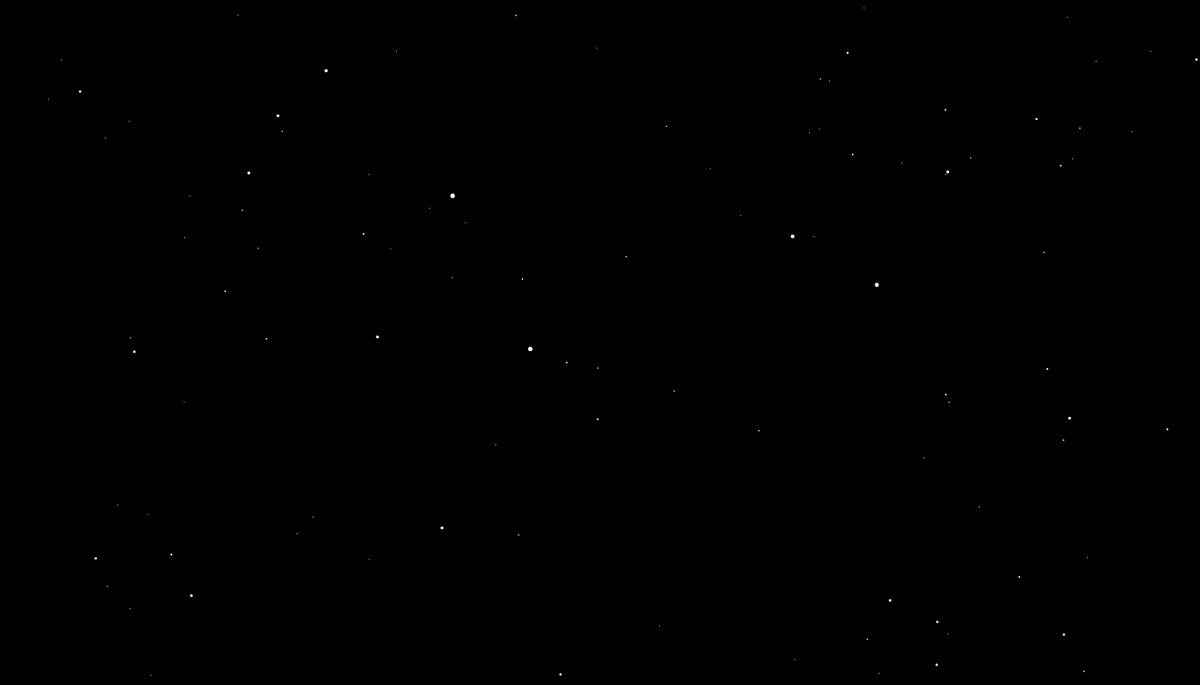
Frame 1 (no input)
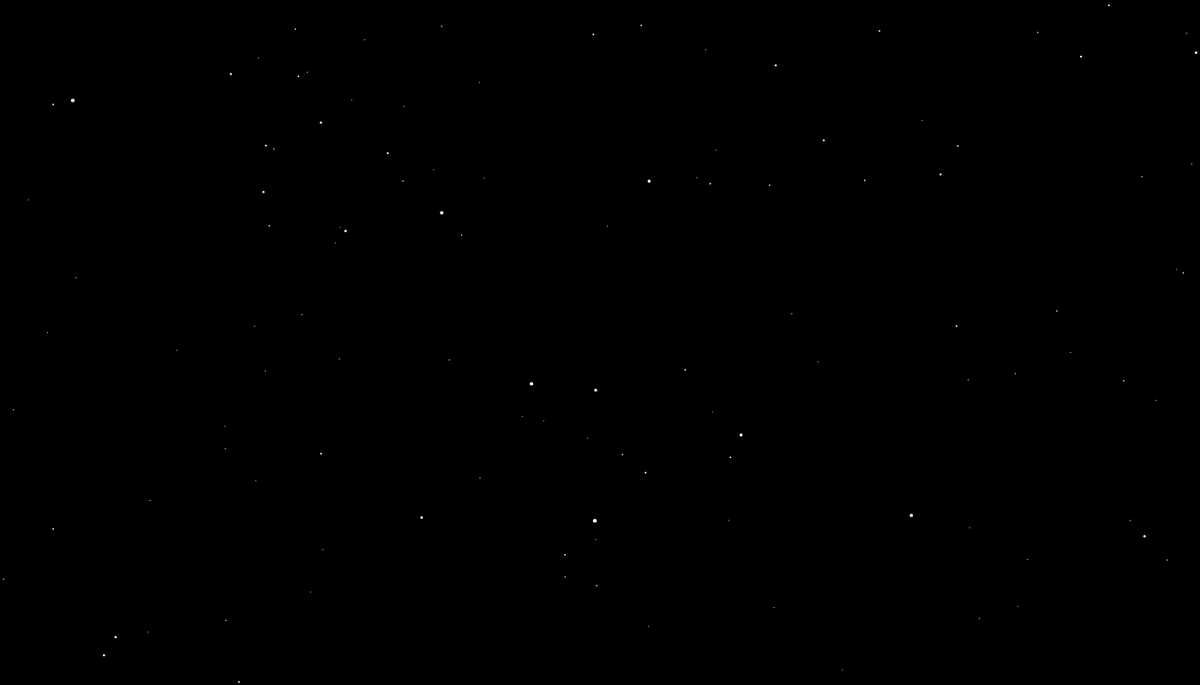
Frame 60 (no input)
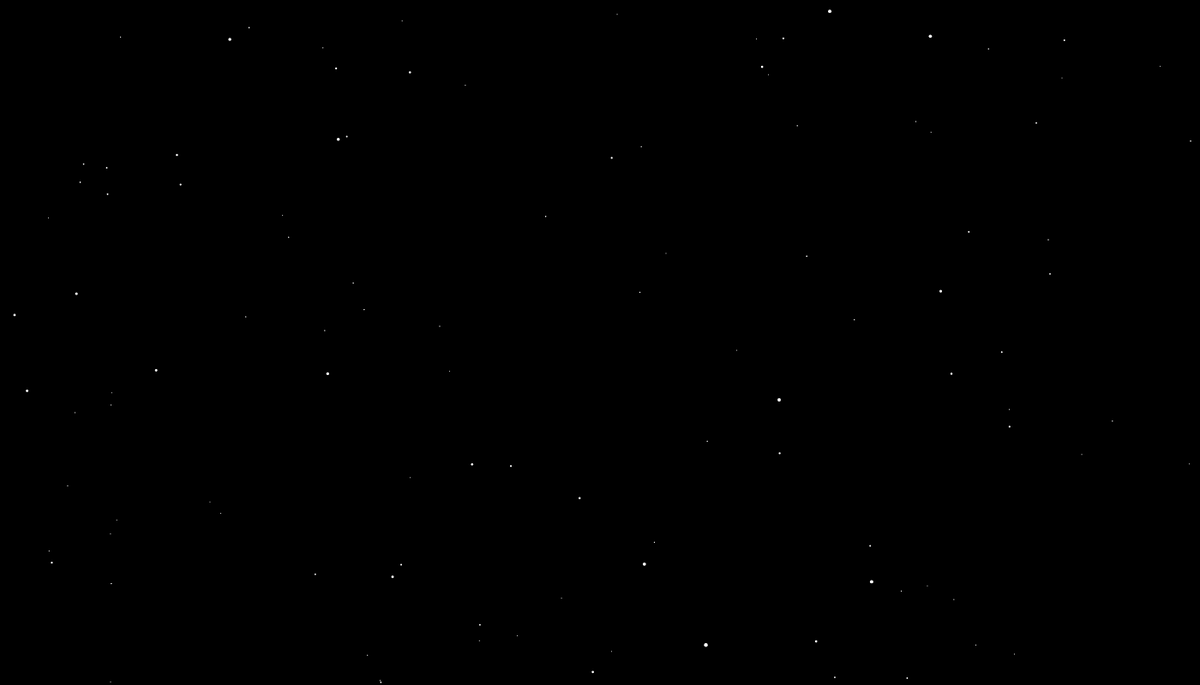
Frame 120 (the mouse pressed at the canvas centre since frame 60)

The p5.js sketch that drew these frames (run headless with seeded random() and noise() and a simulated clock; from frame 60 on, the mouse is pressed at the canvas centre):

// p5.js sketch
// ── sketch.js
var stars = [];

var speed;

function setup() {
  createCanvas(1400, 800);

  for (var i = 0; i < 800; i++) {
    stars[i] = new Star();
  }
}

function draw() {
  speed = map(240, 0, width, 0, 50);

  background(0);

  translate(width / 2, height / 2);

  for (var i = 0; i < stars.length; i++) {
    stars[i].update();

    stars[i].show();
  }
}

// ── star.js
function Star() {
  this.x = random(-width, width);

  this.y = random(-height, height);

  this.z = random(width);

  this.pz = this.z;

  this.update = function () {
    this.z = this.z - speed;

    if (this.z < 1) {
      this.z = width;

      this.x = random(-width, width);

      this.y = random(-height, height);

      this.pz = this.z;
    }
  };

  this.show = function () {
    fill(255);

    noStroke();

    var sx = map(this.x / this.z, 0, 1, 0, width);

    var sy = map(this.y / this.z, 0, 1, 0, height);

    var r = map(this.z, 0, width, 6, 0);

    ellipse(sx, sy, r, r);

    var px = map(this.x / this.pz, 0, 0, 0, width);

    var py = map(this.y / this.pz, 0, 0, 0, height);

    this.pz = this.z;

    stroke(255);

    line(px, py, sx, sy);
  };
}
